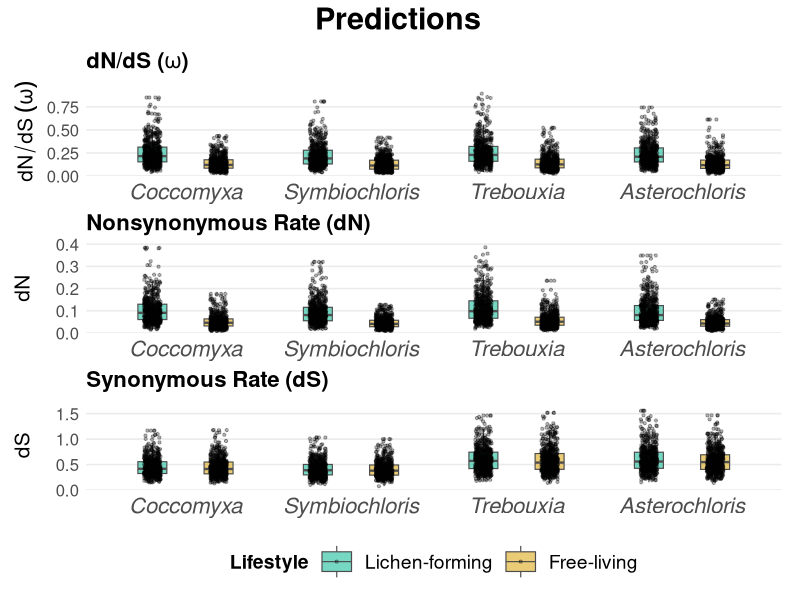
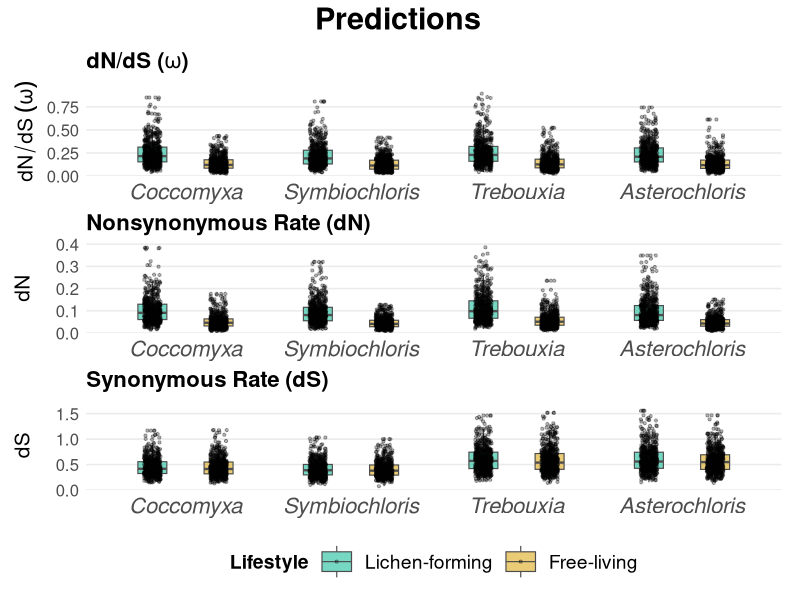
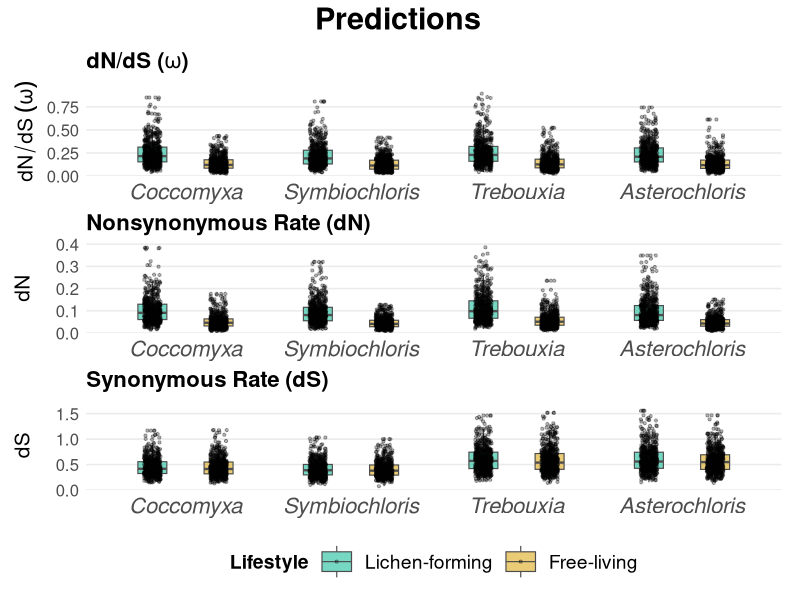

Here is the R script that generated these plots, in order:
library(ggplot2)
library(dplyr)
library(patchwork)

setwd("~/Desktop/Algae-Comparative-Genomics/")
dir.create("figures", showWarnings = FALSE)

# ── Color scheme (matches 03a) ────────────────────────────────────────────────
col_lichen <- "#1bbc9b"
col_free   <- "#dca81b"
color_condition <- c("Lichen-forming" = col_lichen, "Free-living" = col_free)

pair_labels <- c(
  "Coccomyxa"              = "Coccomyxa",
  "Symbiochloris"          = "Symbiochloris",
  "Trebouxia_vs_Myrmecia"  = "Trebouxia",
  "Asterochloris_vs_Myrmecia" = "Asterochloris"
)
pair_order <- c("Coccomyxa", "Symbiochloris",
                "Trebouxia_vs_Myrmecia", "Asterochloris_vs_Myrmecia")

# ── Simulate mock data showing predicted pattern ──────────────────────────────
set.seed(42)
n_genes <- 600

make_pair <- function(pair_id, n = n_genes,
                      lichen_omega_mu, free_omega_mu,
                      lichen_dN_mu,    free_dN_mu,
                      shared_dS_mu) {
  bind_rows(
    data.frame(
      TaxonPair = pair_id,
      Condition = "Lichen-forming",
      omega = rlnorm(n, log(lichen_omega_mu), 0.55),
      dN    = rlnorm(n, log(lichen_dN_mu),    0.55),
      dS    = rlnorm(n, log(shared_dS_mu),    0.40)
    ),
    data.frame(
      TaxonPair = pair_id,
      Condition = "Free-living",
      omega = rlnorm(n, log(free_omega_mu),  0.55),
      dN    = rlnorm(n, log(free_dN_mu),     0.55),
      dS    = rlnorm(n, log(shared_dS_mu),   0.40)
    )
  )
}

mock_data <- bind_rows(
  make_pair("Coccomyxa",
            lichen_omega_mu = 0.22, free_omega_mu = 0.12,
            lichen_dN_mu    = 0.09, free_dN_mu    = 0.045,
            shared_dS_mu    = 0.42),
  make_pair("Symbiochloris",
            lichen_omega_mu = 0.20, free_omega_mu = 0.11,
            lichen_dN_mu    = 0.08, free_dN_mu    = 0.040,
            shared_dS_mu    = 0.38),
  make_pair("Trebouxia_vs_Myrmecia",
            lichen_omega_mu = 0.24, free_omega_mu = 0.13,
            lichen_dN_mu    = 0.10, free_dN_mu    = 0.050,
            shared_dS_mu    = 0.55),
  make_pair("Asterochloris_vs_Myrmecia",
            lichen_omega_mu = 0.21, free_omega_mu = 0.12,
            lichen_dN_mu    = 0.085, free_dN_mu   = 0.042,
            shared_dS_mu    = 0.55)
) %>%
  # cap extreme outliers so y-axes stay clean
  group_by(TaxonPair, Condition) %>%
  mutate(
    omega = pmin(omega, quantile(omega, 0.995)),
    dN    = pmin(dN,    quantile(dN,    0.995)),
    dS    = pmin(dS,    quantile(dS,    0.995))
  ) %>%
  ungroup() %>%
  mutate(
    PairLabel = factor(pair_labels[TaxonPair], levels = pair_labels[pair_order]),
    Condition = factor(Condition, levels = c("Lichen-forming", "Free-living"))
  )

# ── Panel-building function (matches 03a) ─────────────────────────────────────
make_pred_panel <- function(df, yvar, title, ylab) {
  y_upper <- quantile(df[[yvar]], 0.995, na.rm = TRUE) * 1.2

  ggplot(df, aes(x = PairLabel, y = .data[[yvar]], fill = Condition)) +
    geom_boxplot(width = 0.35, outlier.shape = NA,
                 position = position_dodge(0.8),
                 linewidth = 0.4, alpha = 0.6, color = "gray30") +
    geom_point(alpha = 0.3, size = 0.8,
               position = position_jitterdodge(jitter.width = 0.2,
                                               dodge.width  = 0.8)) +
    scale_fill_manual(values = color_condition, name = "Lifestyle") +
    scale_y_continuous(limits = c(0, y_upper * 1.05), expand = c(0, 0)) +
    labs(title = title, x = NULL, y = ylab) +
    theme_minimal(base_size = 12) +
    theme(
      legend.position    = "none",
      panel.grid.minor   = element_blank(),
      panel.grid.major.x = element_blank(),
      axis.text.x  = element_text(face = "italic", size = 16),
      axis.text.y  = element_text(size = 12),
      axis.title.y = element_text(size = 15),
      plot.title   = element_text(size = 16, face = "bold"),
      plot.margin  = margin(5, 8, 2, 5)
    )
}

# ── Build panels ──────────────────────────────────────────────────────────────
p_omega <- make_pred_panel(mock_data, "omega",
                           expression(bold("dN/dS ("*omega*")")),
                           expression(dN/dS~(omega)))

p_dN    <- make_pred_panel(mock_data, "dN",
                           "Nonsynonymous Rate (dN)", "dN")

p_dS    <- make_pred_panel(mock_data, "dS",
                           "Synonymous Rate (dS)", "dS")

# ── Combine ───────────────────────────────────────────────────────────────────
fig_pred <- (p_omega / p_dN / p_dS) +
  plot_layout(guides = "collect") &
  theme(
    legend.position  = "bottom",
    legend.text      = element_text(size = 14),
    legend.title     = element_text(size = 14, face = "bold"),
    legend.key.size  = unit(1, "cm")
  )

fig_pred <- fig_pred +
  plot_annotation(
    title = "Predictions",
    theme = theme(
      plot.title = element_text(size = 22, face = "bold", hjust = 0.5)
    )
  )

fig_pred

ggsave("figures/Figure_predictions.png", fig_pred,
       width = 8, height = 13, dpi = 300)
ggsave("figures/Figure_predictions.pdf", fig_pred,
       width = 8, height = 13)
